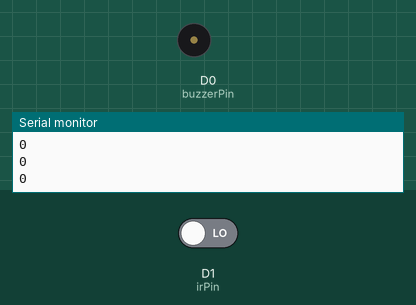
Simulated run of this sketch. Board: ESP8266 (NodeMCU). On the bench: buzzer (waves = sounding, pin HIGH), the last lines printed to the serial monitor. The inputs (shaded band) are chosen by the test bench; at power-on: D1 (irPin) LOW.

Above: at 1.2 s.
1.3 s: D1 (irPin) driven HIGH
At 2.3 s:
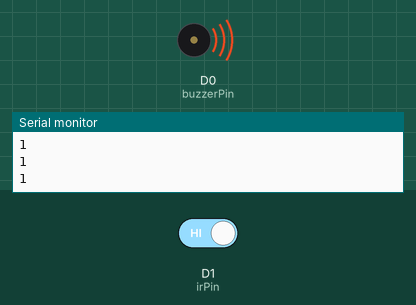
2.8 s: D1 (irPin) driven LOW
At 3.3 s:
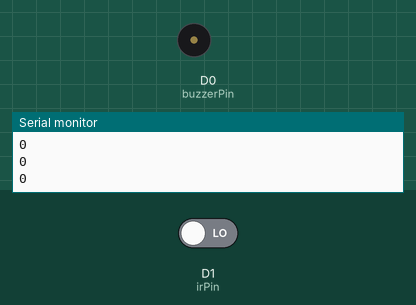
Timing chart, 0 to 5.8 s (numbered marks = the images above; inputs shaded):
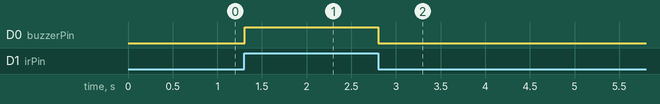

Measured:
- after the input at 1.3 s, D0 (buzzerPin): LOW → HIGH at once
- after the input at 2.8 s, D0 (buzzerPin): HIGH → LOW at once

The sketch:

IR_Sensor_Code_NodeMCU.ino
```cpp
const int irPin = D1;
const int buzzerPin = D0;
void setup()
{
  Serial.begin(9600);
  pinMode(irPin, INPUT);
  pinMode(buzzerPin, OUTPUT);
}
void loop()
{
  int irValue = digitalRead(irPin);
  Serial.println(irValue);
  if (irValue == 1)
  {
    digitalWrite(buzzerPin, HIGH);
  }
  else
  {
    digitalWrite(buzzerPin, LOW);
  }
  delay(10);
}
```
